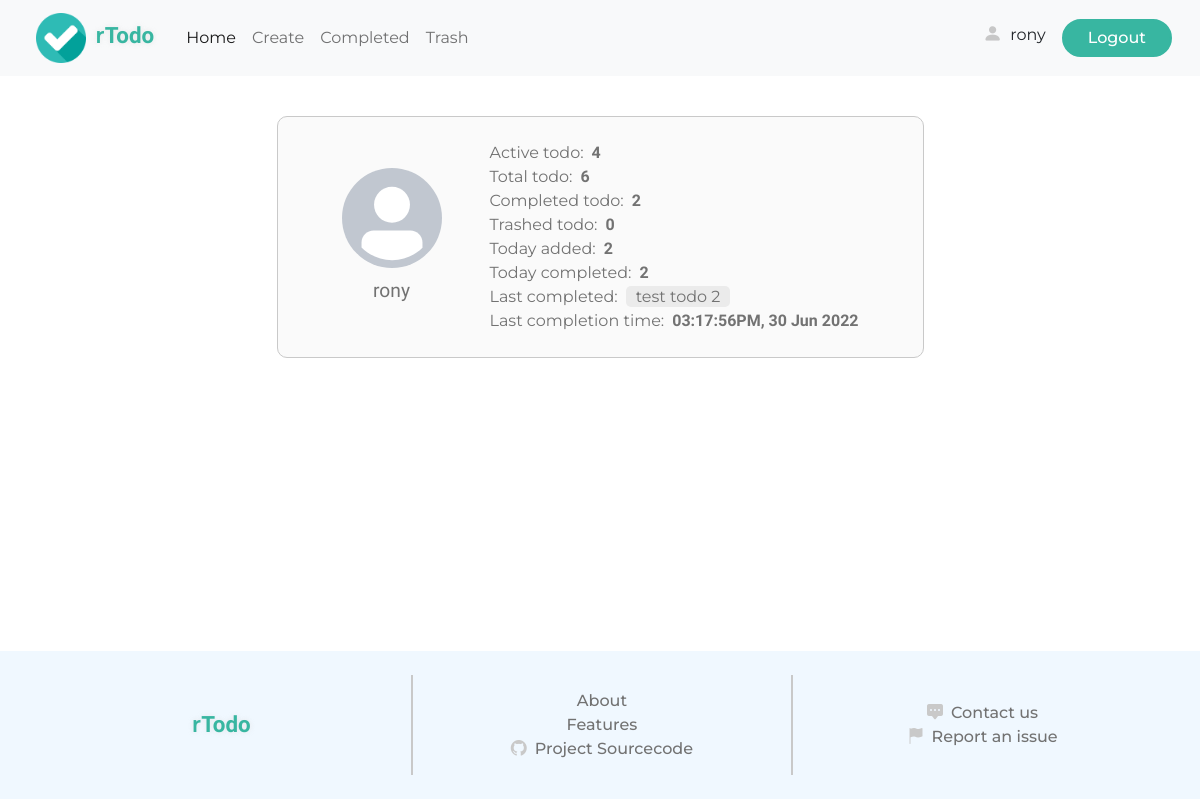
Page /stats/ (signed in) on the earlier database version.
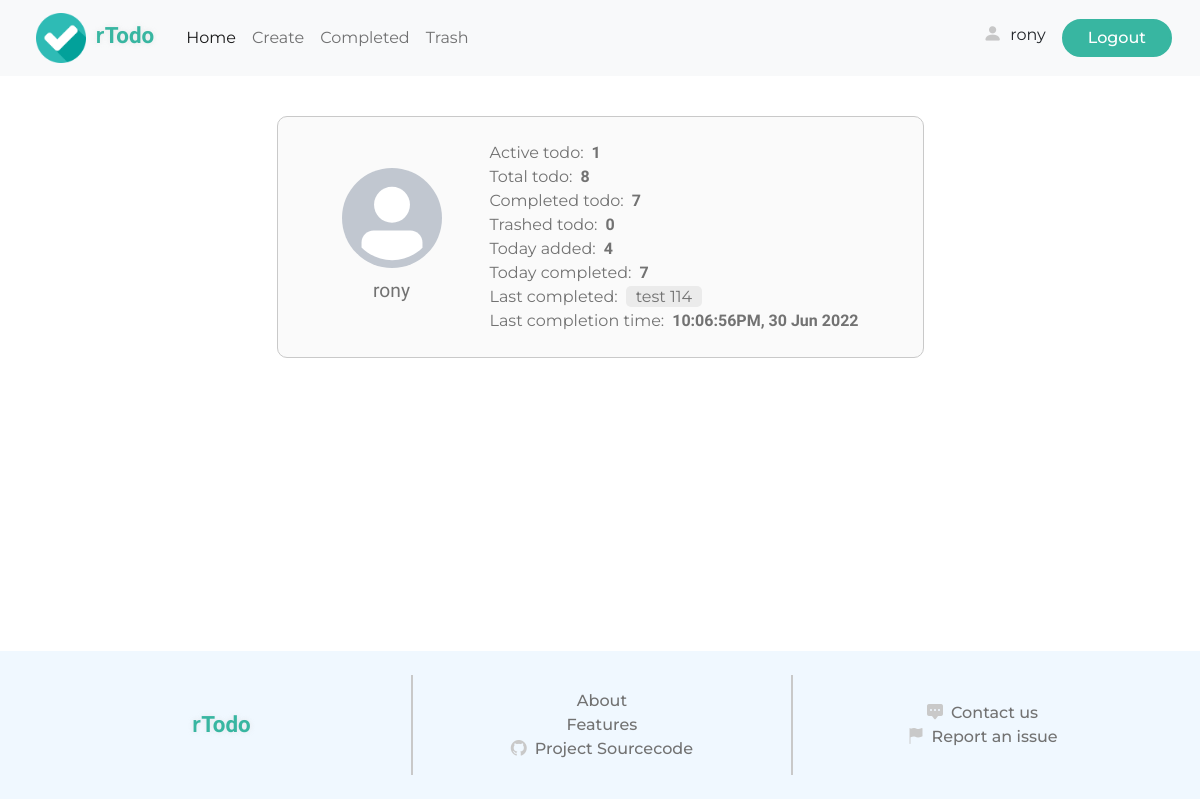
Same page on the later database version.
### todo/models.py (models this page shows, shortened)
class Todo(models.Model):
    user = models.ForeignKey(User, on_delete=models.CASCADE)
    title = models.CharField(max_length=100)
    description = models.CharField(max_length=250, blank=True, null=True)
    added = models.DateTimeField(auto_now_add=True)
    completed = models.DateTimeField(blank=True, null=True)
    important = models.BooleanField(default=False)
    complete = models.BooleanField(default=False)
    trashed = models.BooleanField(default=False)

### todo/views.py (the view)
# urls.py: path('stats/', views.user_stat, name="stats"),
def user_stat(request):
    context = {}
    user = request.user
    context['username'] = user.username
    context['active_todos'] = Todo.objects.filter(user=user, complete=False, trashed=False).count()
    print(context['active_todos'])
    context['total_todos'] = Todo.objects.filter(user=user).count()
    context['completed_todos'] = Todo.objects.filter(user=user, complete=True).count()
    context['trashed_todos'] = Todo.objects.filter(user=user, trashed=True).count()
    today = date.today()
    context['today_added_todos'] = Todo.objects.filter(user=user, added__date=today).count()
    context['today_completed_todos'] = Todo.objects.filter(user=user, complete=True, completed__date=today).count()
    last_completed_todo = Todo.objects.latest('completed')
    context['last_completed'] = last_completed_todo.title
    context['last_completed_time'] = last_completed_todo.completed
    return render(request, 'todo/stat.html', context=context)

### todo/templates/todo/stat.html (shortened to what this page needs)
<!DOCTYPE html>
<html lang="en">
<head> {% load static %}
    <link href="https://cdn.jsdelivr.net/npm/bootstrap@5.2.0-beta1/dist/css/bootstrap.min.css" rel="stylesheet">
    <link rel="stylesheet" href="https://cdn.jsdelivr.net/npm/bootstrap-icons@1.8.3/font/bootstrap-icons.css">
    <link rel="stylesheet" href="{% static 'styles/style.css' %}">
</head>
<body>
    <header>
      <nav class="navbar navbar-expand-md bg-light">
          <div class="container-fluid">
            <a class="navbar-brand d-block ms-4 me-4" href="{% url 'home' %}">
                <img src="{% static 'images/checked.png' %}" alt="">
                <span class="site-title ms-1"> <span class="r">r</span>Todo</span>
            </a>
            <div class="collapse navbar-collapse" id="navbarSupportedContent">
              <ul class="navbar-nav me-auto mb-2 mb-lg-0">
                <li class="nav-item">
                  <a class="nav-link active" aria-current="page" href="{% url 'todos' %}">Home</a>
                </li>
                <li class="nav-item">
                  <a class="nav-link" href="{% url 'create' %}">Create</a>
                </li>
                <li class="nav-item">
                  <a class="nav-link" href="{% url 'completed' %}">Completed</a>
                </li>
                <li class="nav-item">
                  <a class="nav-link" href="{% url 'trashed' %}">Trash</a>
                </li>
              </ul>
              <div class="d-flex account me-3">
                  <div class="profile me-3">
                      <i class="bi bi-person-fill me-1"></i>
                      <a href="{% url 'stats' %}">{{ username }}</a>
                  </div>
                  <form action="{% url 'logout' %}">
                      <input type="submit" value="Logout" class="btn-1">
                  </form>
              </div>
            </div>
          </div>
      </nav>
    </header>
    <div class="main-container">
      <div class="stats-container">
        <div class="user">
          <img src="{% static 'images/user-avatar.svg' %}" alt="avatar">
          <div class="username">{{ username }}</div>
        </div>
        <div class="stat">
          <ul>
            <li><span class="label">Active todo:</span><span class="value">{{ active_todos }}</span></li>
            <li><span class="label">Total todo:</span><span class="value">{{ total_todos }}</span></li>
            <li><span class="label">Completed todo:</span><span class="value">{{ completed_todos }}</span></li>
            <li><span class="label">Trashed todo:</span><span class="value">{{ trashed_todos }}</span></li>
            <li><span class="label">Today added:</span><span class="value">{{ today_added_todos }}</span></li>
            <li><span class="label">Today completed:</span><span class="value">{{ today_completed_todos }}</span></li>
            <li><span class="label">Last completed:</span><span class="string_value">{{ last_completed }}</span></li>
            <li><span class="label">Last completion time:</span><span class="value">{{ last_completed_time|date:"h:i:sA, j M o" }}</span></li>
          </ul>
        </div>
      </div>
    </div>
    <footer>
        <div class="upper">
            <div class="col-1">
                <div class="site-title">
                    <span class="r">r</span>Todo
                </div>
            </div>
            <div class="vl"></div>
            <div class="col-2">
                <a href="#">About</a>
                <a href="#">Features</a>
                <a href="#"><i class="bi bi-github"></i>Project Sourcecode</a>
            </div>
            <div class="vl"></div>
            <div class="col-3">
                <a href="#"><i class="bi bi-chat-square-dots-fill"></i>Contact us</a>
                <a href="#"><i class="bi bi-flag-fill"></i>Report an issue</a>
            </div>
        </div>
    </footer>
</body>
</html>

Differences in the rows shown:
no longer on this page (row unchanged): Todo: title "test todo 2", completed "03:17:56PM, 30 Jun 2022"
added Todo: title "test 114", completed "10:06:56PM, 30 Jun 2022"
Other differences:
{{ active_todos }}: "4" → "1"
{{ total_todos }}: "6" → "8"
{{ completed_todos }}: "2" → "7"
{{ today_added_todos }}: "2" → "4"
{{ today_completed_todos }}: "2" → "7"
